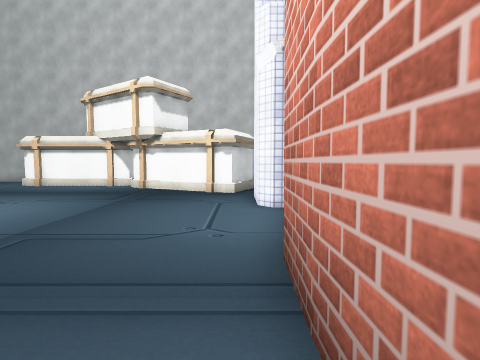
View 1 (above)

22 first-person views from a walk through a scene from a Unity 3-D project. The camera is 1.2 m above the floor, tilts 4° down and sees 85° across. The floor is counted in squares, 1 m on a side. Each view is taken from the middle of a square. On the plan, view 1 faces up. The plan holds only what a view shows up to about 12 squares ahead; the rest is blank. The place goes on beyond the plan. The player character is not drawn. Some surface patterns are stand-ins.

View 2
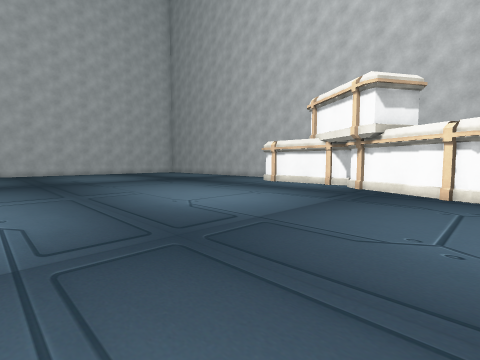

View 3
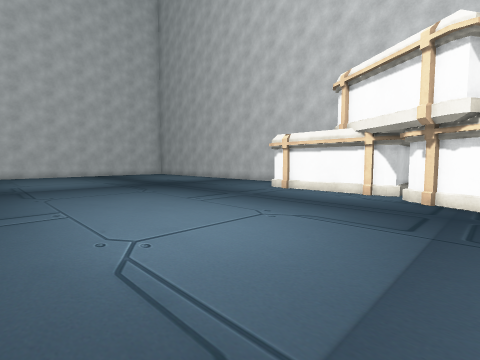

View 4
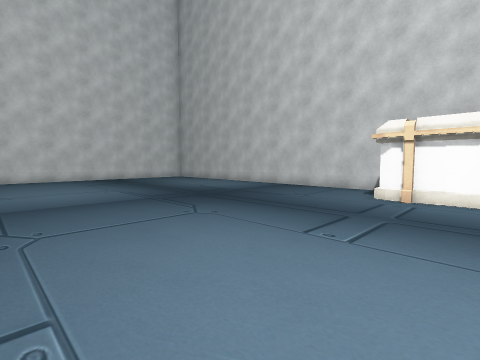

View 5
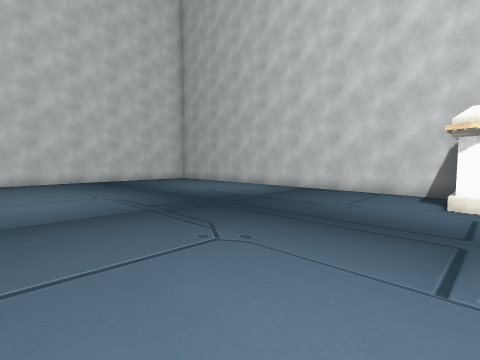

View 6
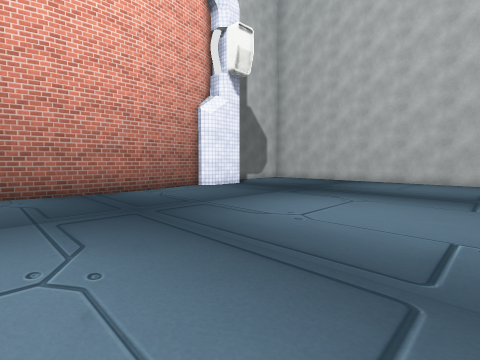

View 7
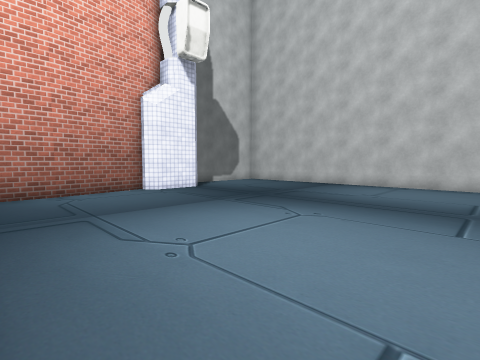

View 8
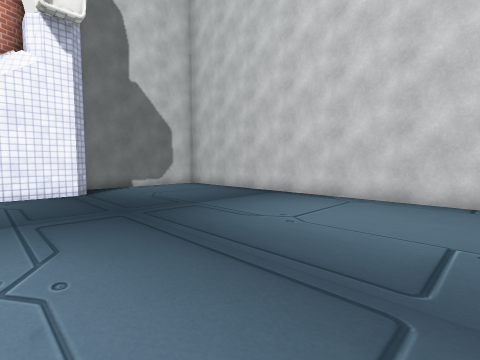

View 9
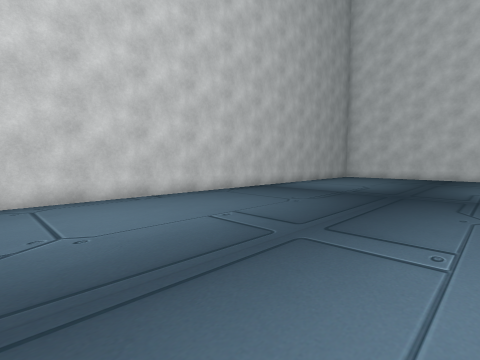

View 10
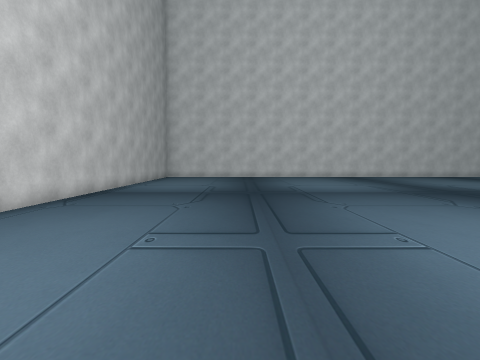

View 11
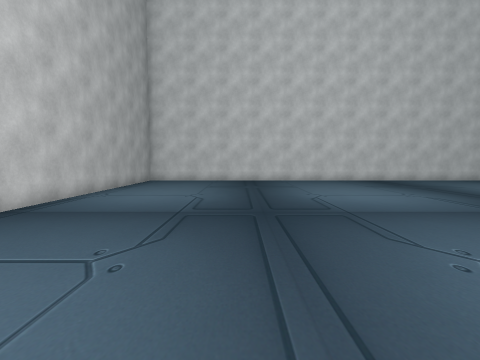

View 12
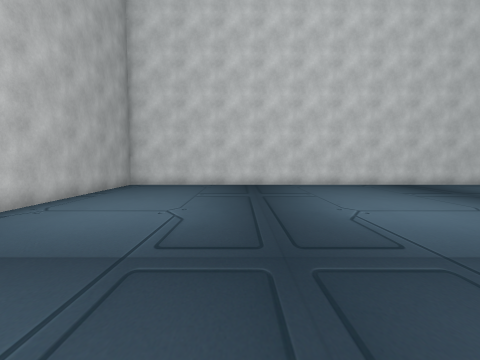

View 13
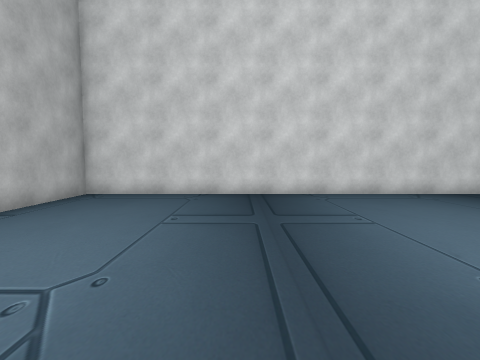

View 14
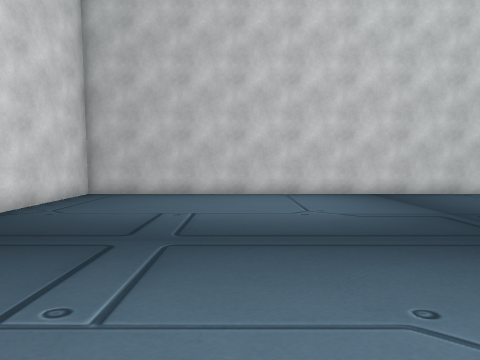

View 15
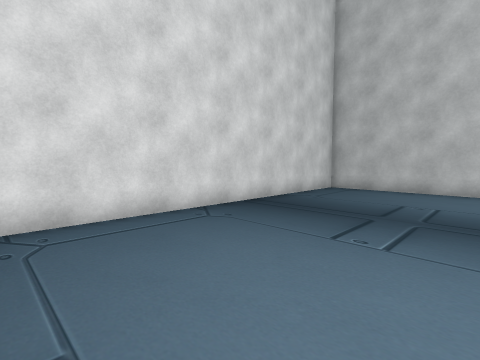

View 16
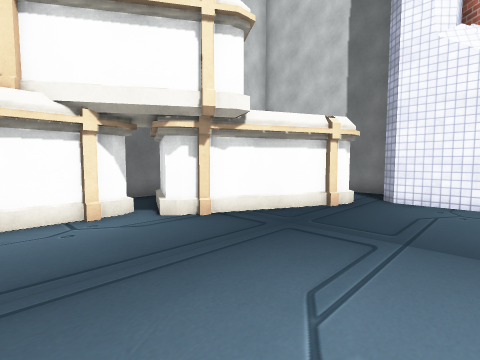

View 17
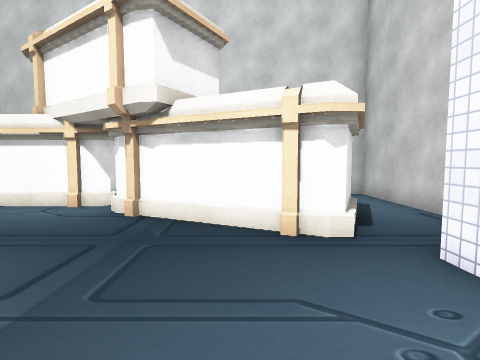

View 18
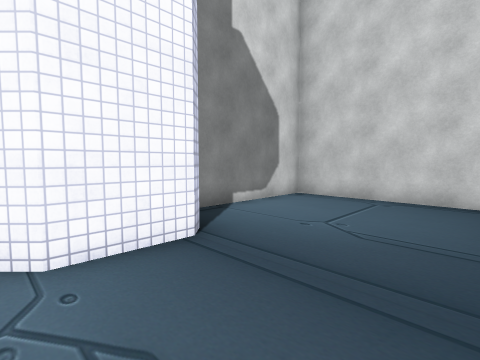

View 19
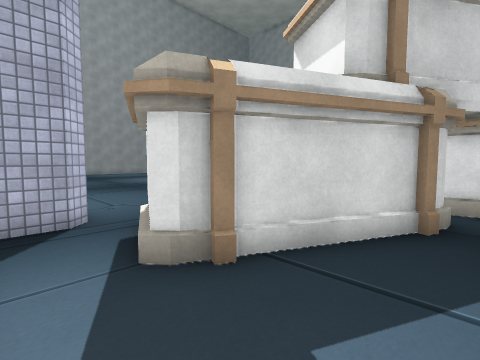

View 20
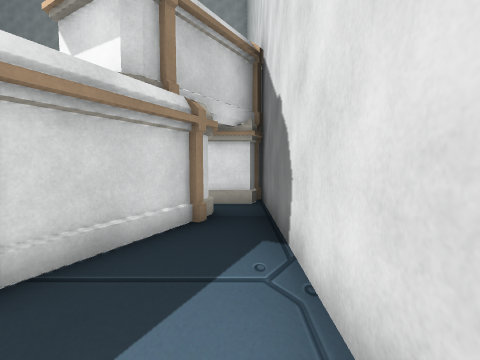

View 21
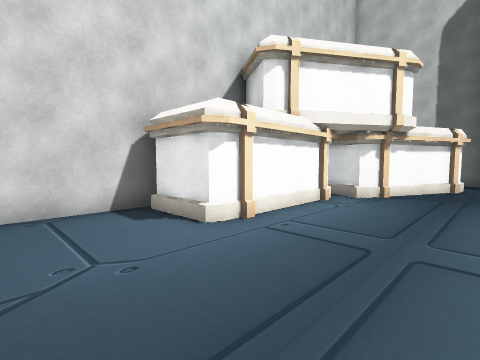

View 22
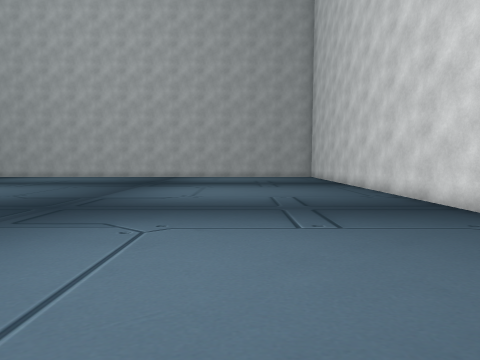

### Floor plan
Key: @ floor where view 1 was taken; # wall or solid block; . floor; O other object.
Columns run from 27 left of view 1 to 3 right of it. Each row starts with its distance up from view 1.
 16 ###############################
 15 #...............O    O........#
 14 #...............O    O.OO.....#
 13 #...............OOOOOOO  OOO..#
 12 #.....................OOO  O..#
 11 #.......................OOOO..#
 10 #.........................O...#
  9 #...........................###
  8 #...........................#
  7 #...........................#
  6 #...........................#
  5 #...........................#
  4 #...........................#
  3 #...........................#
  2 #...........................#
  1 #...........................#
  0 #..........................@#
 -1 #...........................#
 -2 #...........................#
 -3 #...........................#
 -4 #...........................#
 -5 #...........................#
 -6 #...........................###
 -7 #.............................#
 -8 #.............................#
 -9 #.............................#
-10 #.............................#
-11 #.............................#
-12 ###############################

Positions as (right, up) in squares from view 1, and headings:
1: (0, 0), facing up
2: (0, 0), facing up-left
3: (-3, 3), facing up-left
4: (-8, 4), facing up-left
5: (-10, 5), facing up-left
6: (-10, 5), facing down-right
7: (-10, 2), facing down-right
8: (-10, -3), facing down-right
9: (-6, -3), facing down-left
10: (-6, -6), facing left
11: (-10, -6), facing left
12: (-13, -6), facing left
13: (-17, -6), facing left
14: (-21, 6), facing up
15: (-21, 4), facing up-left
16: (-8, 7), facing up-right
17: (-2, 6), facing up
18: (-3, -3), facing down-right
19: (2, 15), facing down-left
20: (2, 15), facing left
21: (-14, 9), facing up-right
22: (-21, 9), facing down
